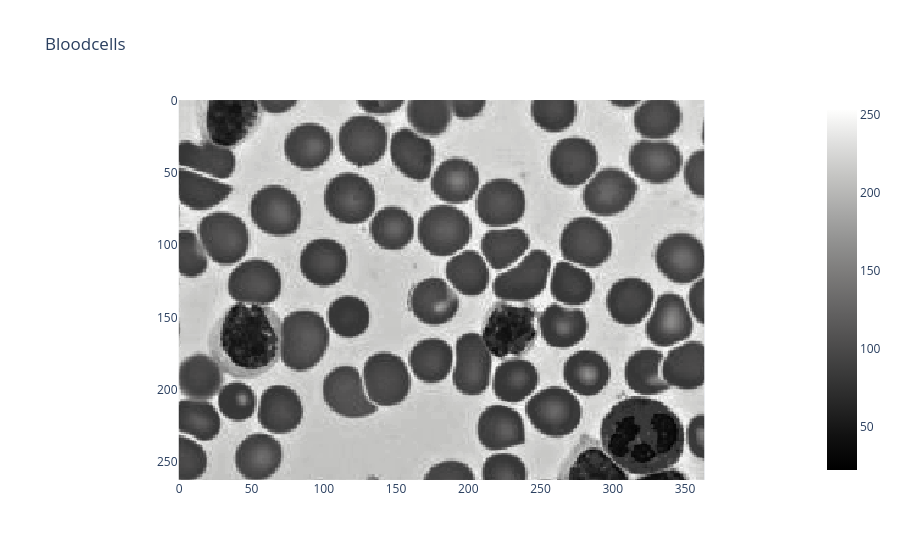

The cell this chart's notebook holds for it:
### Code cell
im = cv2.imread('bloodcells.png',0)
px.imshow(im, title="Bloodcells", color_continuous_scale='gray').show()
h, w = im.shape

### Figure 1 — Plotly figure (JSON) as saved in the notebook; plotly's stock layout.template omitted (floating-point values rounded to 4 significant figures; data arrays with more than 128 entries replaced by an {"elided": "..."} marker saying what was removed)
{"data": [{"coloraxis": "coloraxis", "hovertemplate": "x: %{x}<br>y: %{y}<br>color: %{z}<extra></extra>", "name": "0", "type": "heatmap", "xaxis": "x", "yaxis": "y", "z": {"elided": "263x364 int values"}}], "layout": {"coloraxis": {"colorscale": [[0, "rgb(0, 0, 0)"], [0.09091, "rgb(16, 16, 16)"], [0.1818, "rgb(38, 38, 38)"], [0.2727, "rgb(59, 59, 59)"], [0.3636, "rgb(81, 80, 80)"], [0.4545, "rgb(102, 101, 101)"], [0.5455, "rgb(124, 123, 122)"], [0.6364, "rgb(146, 146, 145)"], [0.7273, "rgb(171, 171, 170)"], [0.8182, "rgb(197, 197, 195)"], [0.9091, "rgb(224, 224, 223)"], [1, "rgb(254, 254, 253)"]]}, "title": {"text": "Bloodcells"}, "xaxis": {"anchor": "y", "constrain": "domain", "domain": [0, 1], "scaleanchor": "y"}, "yaxis": {"anchor": "x", "autorange": "reversed", "constrain": "domain", "domain": [0, 1]}}}
